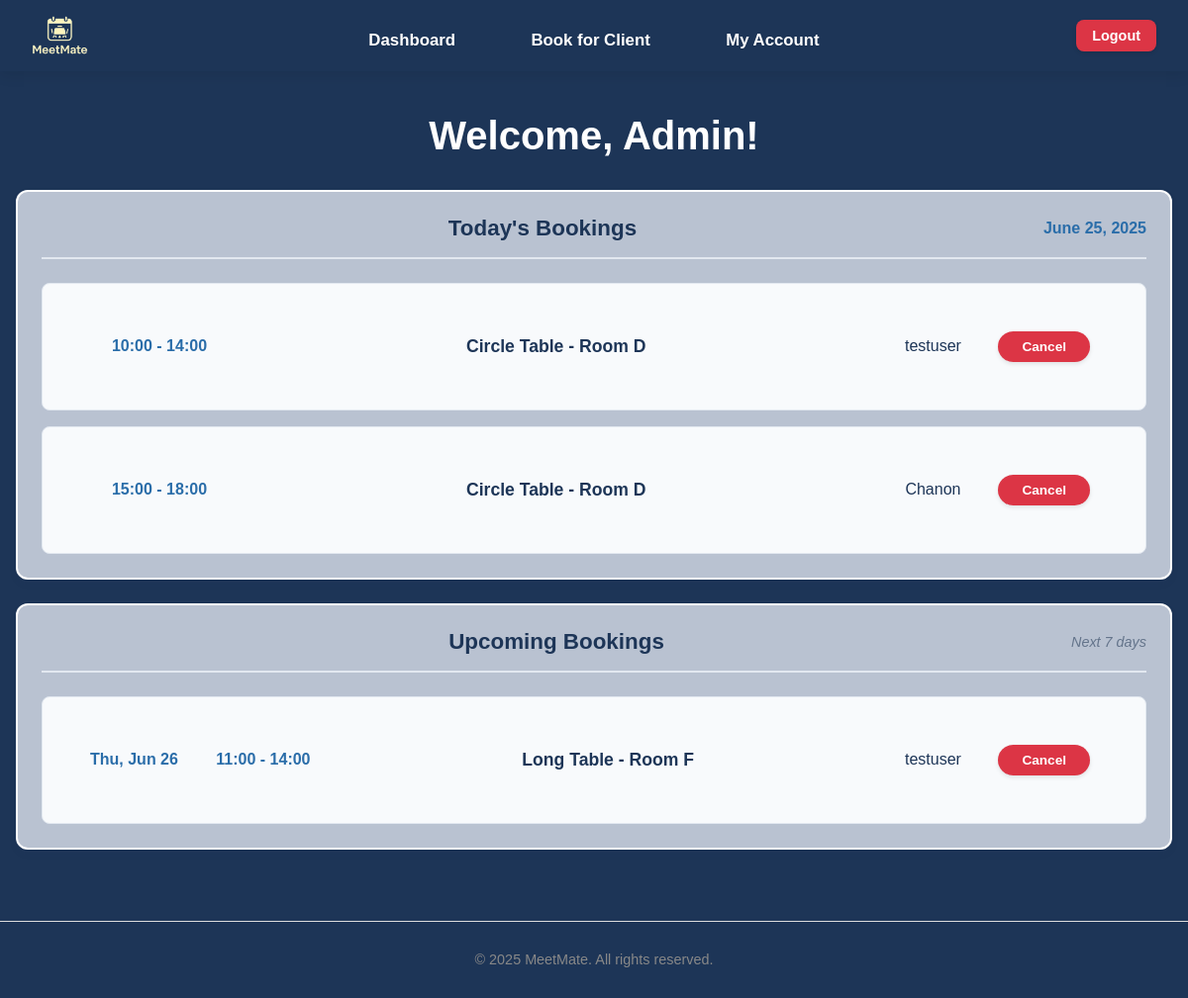
The page /dashboard (signed in) on the database as committed earlier.
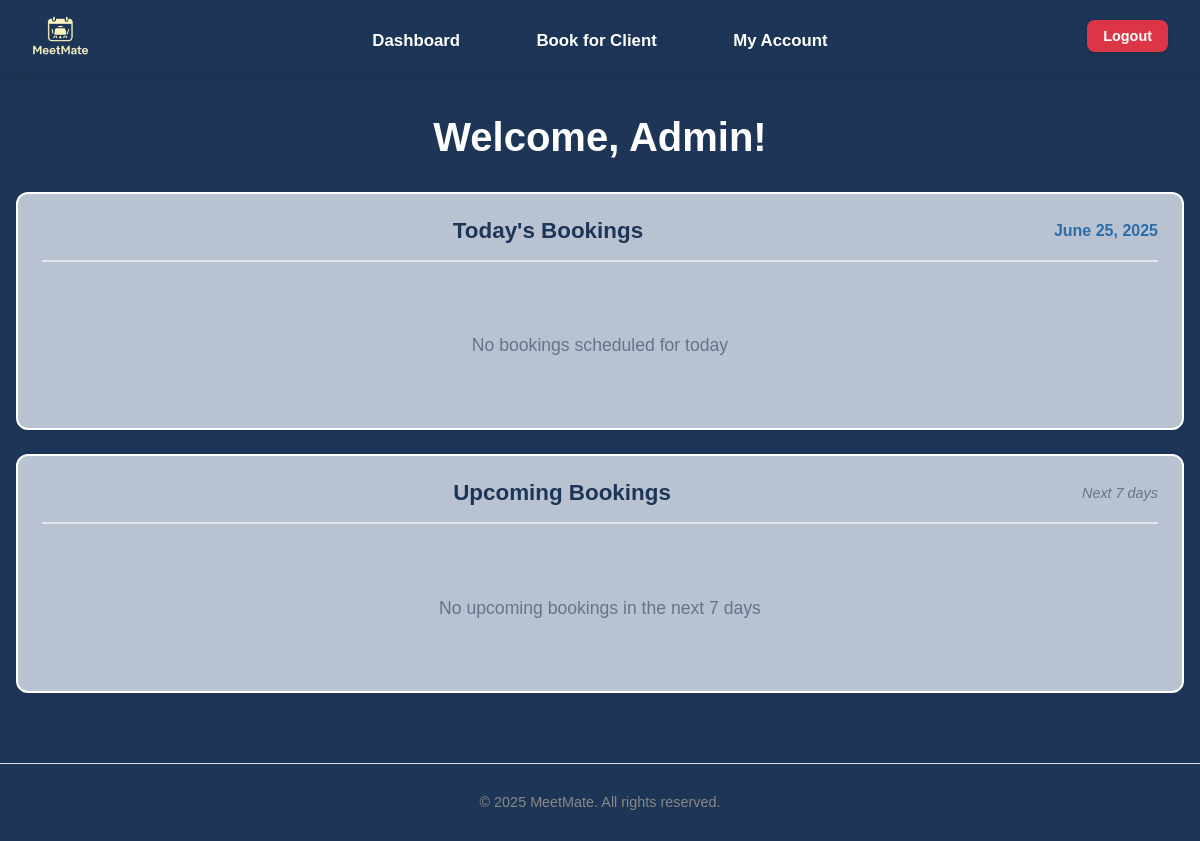
The same page on the database as committed later.
### tables this page shows
CREATE TABLE users (
                id INTEGER PRIMARY KEY AUTOINCREMENT,
                username TEXT NOT NULL UNIQUE,
                email TEXT NOT NULL UNIQUE,
                password TEXT NOT NULL,
                firstname TEXT,
                lastname TEXT,
                dob TEXT,
                address TEXT,
                role TEXT DEFAULT 'user'
            );

CREATE TABLE bookings (
                id INTEGER PRIMARY KEY AUTOINCREMENT,
                user_id INTEGER NOT NULL,
                room_id INTEGER NOT NULL,
                date TEXT NOT NULL,
                time_start TEXT NOT NULL,
                time_end TEXT NOT NULL,
                booking_admin_id INTEGER,
                notes TEXT,
                FOREIGN KEY (user_id) REFERENCES users (id),
                FOREIGN KEY (room_id) REFERENCES rooms (id),
                FOREIGN KEY (booking_admin_id) REFERENCES users (id)
            );

CREATE TABLE rooms (
                id INTEGER PRIMARY KEY AUTOINCREMENT,
                name TEXT NOT NULL,
                location TEXT NOT NULL,
                capacity INTEGER NOT NULL,
                room_type TEXT DEFAULT 'conference'
            );

### app.py (the view, shortened to what this page needs)
@app.route('/dashboard')
@login_required
def dashboard():
    connection = get_database_connection()
    cursor = connection.cursor()
    user_id = session['user_id']
    user = get_user_by_id(user_id)
    if not user:
        flash('User not found', 'error')
        return redirect(url_for('logout'))
    now = datetime.now()
    current_date = now.date()
    current_time = now.time()
    today_bookings = []
    upcoming_bookings = []
    today_date = ''
    user_today_bookings = []
    user_upcoming_bookings = []
    if session.get('role') == 'admin':
        from datetime import date, timedelta
        today = date.today()
        today_str = today.strftime('%Y-%m-%d')
        today_date = today.strftime('%B %d, %Y')
        tomorrow = today + timedelta(days=1)
        next_week = today + timedelta(days=7)
        tomorrow_str = tomorrow.strftime('%Y-%m-%d')
        next_week_str = next_week.strftime('%Y-%m-%d')
        cursor.execute('''
            SELECT
                b.id,
                b.date,
                b.time_start,
                b.time_end,
                b.notes,
                u.username,
                r.name as room_name,
                admin.username as admin_name
            FROM bookings b
            JOIN users u ON b.user_id = u.id
            JOIN rooms r ON b.room_id = r.id
            LEFT JOIN users admin ON b.booking_admin_id = admin.id
            WHERE b.date = ?
            ORDER BY b.time_start
        ''', (today_str,))
        for row in cursor.fetchall():
            booking = dict(row)
            if booking['admin_name']:
                booking['booked_by'] = f"Admin: {booking['admin_name']}"
            else:
                booking['booked_by'] = "Self"
            booking_date = date.fromisoformat(booking['date'])
            booking_start_time = time.fromisoformat(booking['time_start'] + ':00' if len(booking['time_start']) == 5 else booking['time_start'])
            if booking_date == current_date:
                booking['can_cancel'] = current_time < booking_start_time
                booking['status'] = 'Complete' if current_time >= booking_start_time else None
            else:
                booking['can_cancel'] = True
                booking['status'] = None
            today_bookings.append(booking)
        cursor.execute('''
            SELECT
                b.id,
                b.date,
                b.time_start,
                b.time_end,
                b.notes,
                u.username,
                r.name as room_name,
                admin.username as admin_name
            FROM bookings b
            JOIN users u ON b.user_id = u.id
            JOIN rooms r ON b.room_id = r.id
            LEFT JOIN users admin ON b.booking_admin_id = admin.id
            WHERE b.date >= ? AND b.date <= ?
            ORDER BY b.date, b.time_start
            LIMIT 10
        ''', (tomorrow_str, next_week_str))
        for row in cursor.fetchall():
            booking = dict(row)
            if booking['admin_name']:
                booking['booked_by'] = f"Admin: {booking['admin_name']}"
            else:
                booking['booked_by'] = "Self"
            booking_date = date.fromisoformat(booking['date'])
            booking['formatted_date'] = booking_date.strftime('%a, %b %d')
            booking['can_cancel'] = True
            booking['status'] = None
            upcoming_bookings.append(booking)
    connection.close()
    return render_template('dashboard.html',
                         user=user,
                         today_bookings=today_bookings,
                         today_date=today_date,
                         upcoming_bookings=upcoming_bookings,
                         user_today_bookings=user_today_bookings,
                         user_upcoming_bookings=user_upcoming_bookings)

### app.py (called while the page is built)
def get_database_path():
    app_directory = app.root_path
    instance_directory = os.path.join(app_directory, 'instance')
    os.makedirs(instance_directory, exist_ok=True)
    database_path = os.path.join(instance_directory, 'meetmate.db')
    return database_path

def get_database_connection():
    db_path = get_database_path()
    connection = sqlite3.connect(db_path)
    connection.row_factory = sqlite3.Row
    return connection

def get_user_by_id(user_id):
    connection = get_database_connection()
    cursor = connection.cursor()
    cursor.execute("SELECT * FROM users WHERE id = ?", (user_id,))
    user = cursor.fetchone()
    connection.close()
    if user:
        return dict(user)
    return None

def login_required(f):
    @wraps(f)
    def decorated_function(*args, **kwargs):
        if 'user_id' not in session:
            flash('Please login to access this page', 'error')
            return redirect(url_for('login'))
        user = get_user_by_id(session['user_id'])
        if not user:
            session.clear()
            flash('Your account is no longer valid. Please login again.', 'warning')
            return redirect(url_for('login'))
        return f(*args, **kwargs)
    return decorated_function

### templates/dashboard.html (shortened to what this page needs)
{% extends "base.html" %}
{% block content %}
<div class="dashboard">
    <h1>Welcome, {% if user.firstname %}{{ user.firstname }}{% else %}{{ session.username }}{% endif %}!</h1>
    {% if session.role == 'admin' %}
    <div class="dashboard-section">
        <div class="section-card">
            <div class="section-header">
                <h2>Today's Bookings</h2>
                <span class="date">{{ today_date }}</span>            </div>              {% if today_bookings %}
                <div class="bookings-list">{% for booking in today_bookings %}
                        <div class="booking-item">
                            <div class="booking-time">
                                {{ booking.time_start }} - {{ booking.time_end }}
                            </div>
                            <div class="booking-details">
                                <strong>{{ booking.room_name }}</strong>
                            </div>
                            <div class="booking-name">
                                {{ booking.username }}
                            </div>
                            <div class="booking-actions">
                                {% if booking.can_cancel %}
                                    <a href="{{ url_for('cancel_booking', booking_id=booking.id) }}"
                                       class="btn btn-danger btn-small"
                                       onclick="return confirm('Are you sure you want to cancel this booking?')">
                                        Cancel
                                    </a>
                                {% elif booking.status == 'Complete' %}
                                    <div class="booking-status">
                                        <span class="status-completed">Complete</span>
                                    </div>
                                {% endif %}
                            </div>
                        </div>
                    {% endfor %}
                </div>            {% else %}
                <div class="no-bookings">
                    <p>No bookings scheduled for today</p>
                </div>
            {% endif %}
        </div>
    </div>
    <div class="dashboard-section">
        <div class="section-card">
            <div class="section-header">
                <h2>Upcoming Bookings</h2>
                <span class="subtitle">Next 7 days</span>            </div>              {% if upcoming_bookings %}
                <div class="bookings-list">{% for booking in upcoming_bookings %}
                        <div class="booking-item">
                            <div class="booking-date">
                                {{ booking.formatted_date }}
                            </div>
                            <div class="booking-time">
                                {{ booking.time_start }} - {{ booking.time_end }}
                            </div>
                            <div class="booking-details">
                                <strong>{{ booking.room_name }}</strong>
                            </div>
                            <div class="booking-name">
                                {{ booking.username }}
                            </div>
                            <div class="booking-actions">
                                {% if booking.can_cancel %}
                                    <a href="{{ url_for('cancel_booking', booking_id=booking.id) }}"
                                       class="btn btn-danger btn-small"
                                       onclick="return confirm('Are you sure you want to cancel this booking?')">
                                        Cancel
                                    </a>
                                {% elif booking.status == 'Complete' %}
                                    <div class="booking-status">
                                        <span class="status-completed">Complete</span>
                                    </div>
                                {% endif %}
                            </div>
                        </div>
                    {% endfor %}
                </div>            {% else %}
                <div class="no-bookings">
                    <p>No upcoming bookings in the next 7 days</p>
                </div>
            {% endif %}
        </div>
    </div>
    {% endif %}
</div>
{% endblock %}

### templates/base.html (shortened to what this page needs)
<!DOCTYPE html>
<html>
    <head>
        <link rel="stylesheet" type="text/css" href="{{ url_for('static', filename='css/style.css')}}" />
        <link rel="stylesheet" href="https://cdnjs.cloudflare.com/ajax/libs/font-awesome/6.0.0/css/all.min.css">
        <link rel="icon" type="image/png" href="{{ url_for('static', filename='images/favicon.png') }}">    </head>
    <body{% if request.endpoint == 'index' %} class="home-page-body"{% endif %}>        <header>            <div class="header-content">
                <div class="logo">
                    <a href="{{ url_for('index') }}">
                        <img src="{{ url_for('static', filename='images/meetmate-logo.png') }}" alt="MeetMate" class="logo-img">
                    </a>
                </div><nav>                    <ul>                        {% if session.user_id %}                            {% if session.role == 'admin' %}
                                <li><a href="{{ url_for('dashboard') }}">Dashboard</a></li>
                                <li><a href="{{ url_for('admin_book') }}">Book for Client</a></li>
                                <li><a href="{{ url_for('admin') }}">My Account</a></li>
                            {% endif %}
                        {% else %}
                            <li><a href="{{ url_for('about') }}">Contact us</a></li>
                        {% endif %}
                    </ul>                </nav>
                {% if session.user_id %}
                <div class="user-menu">
                    <a href="{{ url_for('logout') }}" class="btn btn-logout">Logout</a>
                </div>
                {% endif %}
            </div>
        </header>
        <div class="container">
            {% block content %}{% endblock %}
        </div>
        <footer>
            <p>&copy; 2025 MeetMate. All rights reserved.</p>
        </footer>
    </body>
</html>

### static/css/style.css (style rules this page uses)
body { font-family: Arial, sans-serif; color: #333; background-color: #1d3557; margin: 0; padding: 0; }
h1, h2, h3, h4, h5, h6 { margin-bottom: 1rem; font-weight: bold; }
a { text-decoration: none; color: #2563eb; }
.container { max-width: 1200px; margin: 0 auto; padding: 1rem; min-height: 500px; }
header { background-color: transparent; box-shadow: 0 2px 15px rgba(0, 0, 0, 0.10); padding: 1rem 2rem; position: sticky; top: 0; z-index: 100; }
header .header-content { display: flex; align-items: center; position: relative; }
.logo { flex: 0 0 auto; }
.logo a { display: inline-block; }
.logo-img { height: 40px; width: auto; object-fit: contain; vertical-align: middle; }
nav { position: absolute; left: 50%; transform: translateX(-50%); text-align: center; }
nav ul { list-style: none; padding: 0; margin: 10px 0 0 0; text-align: center; }
nav ul li { display: inline-block; margin: 0 1rem; }
nav ul li a { color: #ffffff; padding: 0.75rem 1.25rem; display: block; font-weight: 600; font-size: 1.05rem; border-radius: 8px; transition: all 0.3s ease; text-shadow: 0 1px 2px rgba(0, 0, 0, 0.1); }
footer { text-align: center; padding: 1rem; background-color: transparent; border-top: 1px solid #ddd; color: #888; font-size: 0.9rem; margin-top: 2rem; }
.btn { display: inline-block; padding: 0.75rem 1.5rem; border: none; border-radius: 8px; cursor: pointer; font-size: 1rem; font-weight: 600; text-decoration: none; text-align: center; transition: all 0.3s ease; box-shadow: 0 2px 4px rgba(0, 0, 0, 0.1); }
.dashboard { background-color: #1d3557; min-height: calc(100vh - 200px); }
.dashboard h1 { color: white; font-size: 2.5rem; font-weight: 700; margin-bottom: 2rem; text-align: center; }
.dashboard-section { background-color: #b9c2d1; border: 2px solid white; border-radius: 12px; padding: 1.5rem; margin-bottom: 1.5rem; box-shadow: 0 4px 6px rgba(29, 53, 87, 0.1); }
.dashboard-section .section-header { display: flex; justify-content: space-between; align-items: center; margin-bottom: 1.5rem; padding-bottom: 1rem; border-bottom: 2px solid #e2e8f0; }
.dashboard-section .section-header h2 { color: #1d3557; font-size: 1.4rem; font-weight: 700; margin: 0; }
.dashboard-section .section-header .date { color: #2a6da9; font-weight: 600; font-size: 1rem; }
.dashboard-section .section-header .subtitle { color: #64748b; font-size: 0.9rem; font-style: italic; }
.dashboard-section .no-bookings { text-align: center; padding: 2rem; color: #64748b; }
.dashboard-section .no-bookings p { margin-bottom: 1rem; font-size: 1.1rem; }
.section-header { margin-bottom: 1rem; border-bottom: 2px solid #b9c2d1; position: relative; display: flex; align-items: center; justify-content: center; }
.section-header h2 { color: #1d3557; margin: 0; font-size: 1.8rem; font-weight: 600; flex: 1; text-align: center; }
.user-menu { margin-left: auto; }
.btn-logout { background-color: #dc3545; color: white; border: none; padding: 0.5rem 1rem; border-radius: 8px; text-decoration: none; font-weight: 600; font-size: 0.9rem; transition: all 0.3s ease; box-shadow: 0 2px 4px rgba(0, 0, 0, 0.1); }

Rows that differ between the two databases and show on the page:
removed bookings: time_start "10:00", time_end "14:00", room_name "Circle Table - Room D", username "testuser", shown under "Today's Bookings"
removed bookings: time_start "15:00", time_end "18:00", room_name "Circle Table - Room D", username "Chanon", shown under "Today's Bookings"
removed bookings: formatted_date "Thu, Jun 26", time_start "11:00", time_end "14:00", room_name "Long Table - Room F", username "testuser", shown under "Upcoming Bookings"
Other text that changed with them:
text now shown: "No bookings scheduled for today No upcoming bookings in the next 7 days"
